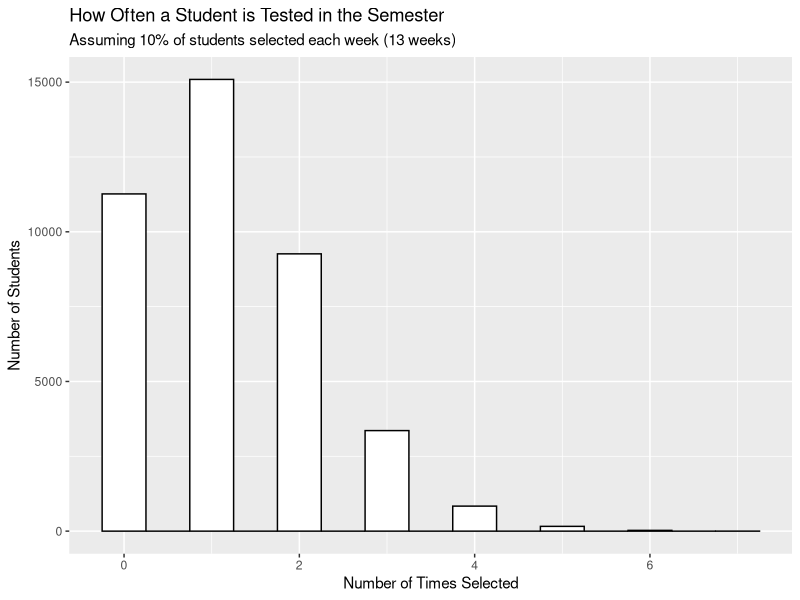

Here is the R script that generated this plot:
## ---- chunk 1
library(tidyverse)
library(scales)

PURDUE_STUDENT_POPULATION <- 40000
SEMESTER_WEEKS <-13
PERCENT_SELECTED <- 0.10
weekly_selected <- PURDUE_STUDENT_POPULATION * PERCENT_SELECTED

simulate_semester <- function() {
students_tested <- tibble(student = 1:PURDUE_STUDENT_POPULATION)  %>%
  add_column(week1=0) %>% 
  add_column(week2=0) %>% 
  add_column(week3=0) %>% 
  add_column(week4=0) %>% 
  add_column(week5=0) %>% 
  add_column(week6=0) %>% 
  add_column(week7=0) %>% 
  add_column(week8=0) %>% 
  add_column(week9=0) %>% 
  add_column(week10=0) %>% 
  add_column(week11=0) %>% 
  add_column(week12=0) %>% 
  add_column(total = 0)

students_tested[sample(1:nrow(students_tested),weekly_selected),2] <- 1
students_tested[sample(1:nrow(students_tested),weekly_selected),3] <- 1
students_tested[sample(1:nrow(students_tested),weekly_selected),4] <- 1
students_tested[sample(1:nrow(students_tested),weekly_selected),5] <- 1
students_tested[sample(1:nrow(students_tested),weekly_selected),6] <- 1
students_tested[sample(1:nrow(students_tested),weekly_selected),7] <- 1
students_tested[sample(1:nrow(students_tested),weekly_selected),8] <- 1
students_tested[sample(1:nrow(students_tested),weekly_selected),9] <- 1
students_tested[sample(1:nrow(students_tested),weekly_selected),10] <- 1
students_tested[sample(1:nrow(students_tested),weekly_selected),11] <- 1
students_tested[sample(1:nrow(students_tested),weekly_selected),12] <- 1
students_tested[sample(1:nrow(students_tested),weekly_selected),13] <- 1
students_tested[,14] <- students_tested[,-1] %>% rowSums() 
students_tested

}


## ---- chunk 2

simulate_semester() %>% ggplot(aes(x=total)) + geom_histogram( color="black", fill="white", bins = 15) +
  #scale_y_discrete(labels = label_comma() ) +
  labs(title = "How Often a Student is Tested in the Semester", subtitle = "Assuming 10% of students selected each week (13 weeks)", x = "Number of Times Selected", y = "Number of Students")

## ---- chunk 3

simulate_semester() %>% pull(total) %>% table() %>% as.vector()
